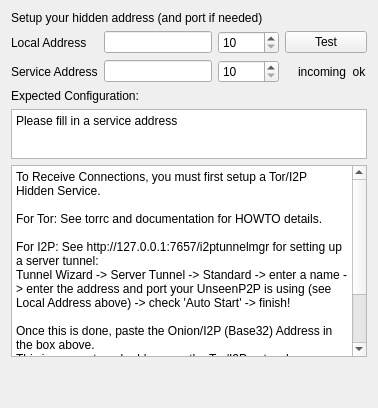
         <widget class="QWidget" name="hiddenServiceTabIncoming">
          <attribute name="title">
           <string>Incoming</string>
          </attribute>
          <layout class="QVBoxLayout" name="hiddenServiceTabIncomingVLayout">
           <item>
            <widget class="QLabel" name="hiddenpage_inHeader">
             <property name="text">
              <string>&lt;html&gt;&lt;head/&gt;&lt;body&gt;&lt;p&gt;Setup your hidden address (and port if needed)&lt;/p&gt;&lt;/body&gt;&lt;/html&gt;</string>
             </property>
            </widget>
           </item>
           <item>
            <layout class="QGridLayout" name="incomingAddressGLayout">
             <item row="0" column="2">
              <widget class="QSpinBox" name="hiddenpage_localPort">
               <property name="minimum">
                <number>10</number>
               </property>
               <property name="maximum">
                <number>65535</number>
               </property>
              </widget>
             </item>
             <item row="0" column="3">
              <layout class="QHBoxLayout" name="testIncomingHLayout">
               <item>
                <widget class="QPushButton" name="testIncoming_PB">
                 <property name="toolTip">
                  <string>&lt;html&gt;&lt;head/&gt;&lt;body&gt;&lt;p&gt;This button simulates a SSL connection to your hidden address using the corresponding proxy. If your hidden node is reachable, it should cause a SSL handshake error, which UnseenP2P will interpret as a valid connection state. This operation might also cause several &amp;quot;security warning&amp;quot; about connections from your local host IP (127.0.0.1) in the News Feed if you enabled it, which you should interpret as a sign of good communication.&lt;/p&gt;&lt;/body&gt;&lt;/html&gt;</string>
                 </property>
                 <property name="text">
                  <string>Test</string>
                 </property>
                </widget>
               </item>
              </layout>
             </item>
             <item row="1" column="2">
              <widget class="QSpinBox" name="hiddenpage_servicePort">
               <property name="minimum">
                <number>10</number>
               </property>
               <property name="maximum">
                <number>65535</number>
               </property>
              </widget>
             </item>
             <item row="1" column="0">
              <widget class="QLabel" name="l_serviceAddress">
               <property name="text">
                <string>Service Address</string>
               </property>
              </widget>
             </item>
             <item row="0" column="0">
              <widget class="QLabel" name="l_localAddress">
               <property name="text">
                <string>Local Address</string>
               </property>
              </widget>
             </item>
             <item row="1" column="1">
              <widget class="QLineEdit" name="hiddenpage_serviceAddress">
               <property name="toolTip">
                <string>&lt;html&gt;&lt;head/&gt;&lt;body&gt;&lt;p&gt;This is your hidden address. It should look like &lt;span style=&quot; font-weight:600;&quot;&gt;[something].onion&lt;/span&gt; or &lt;span style=&quot; font-weight:600;&quot;&gt;[something].b32.i2p. &lt;/span&gt;If you configured a hidden service with Tor, the onion address is generated automatically by Tor. You can get it in e.g. &lt;span style=&quot; font-weight:600;&quot;&gt;/var/lib/tor/[service name]/hostname&lt;/span&gt;. For I2P: Setup a server tunnel ( http://127.0.0.1:7657/i2ptunnelmgr ) and copy it's base32 address when it is started (should end with .b32.i2p)&lt;/p&gt;&lt;/body&gt;&lt;/html&gt;</string>
               </property>
              </widget>
             </item>
             <item row="0" column="1">
              <widget class="QLineEdit" name="hiddenpage_localAddress">
               <property name="toolTip">
                <string>&lt;html&gt;&lt;head/&gt;&lt;body&gt;&lt;p&gt;This is the local address to which the hidden service points at your localhost. Most of the time, &lt;span style=&quot; font-weight:600;&quot;&gt;127.0.0.1&lt;/span&gt; is the right answer.&lt;/p&gt;&lt;/body&gt;&lt;/html&gt;</string>
               </property>
              </widget>
             </item>
             <item row="1" column="3">
              <layout class="QHBoxLayout" name="serviceIncomingHLayout">
               <item>
                <widget class="QLabel" name="iconlabel_service_incoming">
                 <property name="maximumSize">
                  <size>
                   <width>16</width>
                   <height>16</height>
                  </size>
                 </property>
                 <property name="text">
                  <string/>
                 </property>
                 <property name="pixmap">
                  <pixmap resource="../images.qrc">:/images/ledoff1.png</pixmap>
                 </property>
                </widget>
               </item>
               <item>
                <widget class="QLabel" name="l_incomingTestResult">
                 <property name="toolTip">
                  <string>&lt;html&gt;&lt;head/&gt;&lt;body&gt;&lt;p&gt;This led turns green only if you launch an active test using the above button. &lt;/p&gt;&lt;p&gt;When it does, it means that your hidden node can be reached from anywhere, using the Tor (resp. I2P) &lt;/p&gt;&lt;p&gt;network. Congratulations!&lt;/p&gt;&lt;/body&gt;&lt;/html&gt;</string>
                 </property>
                 <property name="text">
                  <string>incoming  ok</string>
                 </property>
                </widget>
               </item>
              </layout>
             </item>
            </layout>
           </item>
           <item>
            <layout class="QVBoxLayout" name="hiddenpage_configurationVLayout">
             <item>
              <widget class="QLabel" name="l_hiddenpage_configuration">
               <property name="text">
                <string>Expected Configuration:</string>
               </property>
              </widget>
             </item>
             <item>
              <widget class="QPlainTextEdit" name="hiddenpage_configuration">
               <property name="sizePolicy">
                <sizepolicy hsizetype="Expanding" vsizetype="Minimum">
                 <horstretch>0</horstretch>
                 <verstretch>0</verstretch>
                </sizepolicy>
               </property>
               <property name="minimumSize">
                <size>
                 <width>0</width>
                 <height>10</height>
                </size>
               </property>
               <property name="maximumSize">
                <size>
                 <width>16777215</width>
                 <height>50</height>
                </size>
               </property>
               <property name="verticalScrollBarPolicy">
                <enum>Qt::ScrollBarAlwaysOff</enum>
               </property>
               <property name="readOnly">
                <bool>true</bool>
               </property>
               <property name="plainText">
                <string>Please fill in a service address</string>
               </property>
              </widget>
             </item>
            </layout>
           </item>
           <item>
            <widget class="QPlainTextEdit" name="hiddenpageInHelpPlainTextEdit">
             <property name="sizePolicy">
              <sizepolicy hsizetype="Expanding" vsizetype="Expanding">
               <horstretch>0</horstretch>
               <verstretch>0</verstretch>
              </sizepolicy>
             </property>
             <property name="maximumSize">
              <size>
               <width>16777215</width>
               <height>16777215</height>
              </size>
             </property>
             <property name="readOnly">
              <bool>true</bool>
             </property>
             <property name="plainText">
              <string>To Receive Connections, you must first setup a Tor/I2P Hidden Service. 

For Tor: See torrc and documentation for HOWTO details.

For I2P: See http://127.0.0.1:7657/i2ptunnelmgr for setting up a server tunnel:
Tunnel Wizard -&gt; Server Tunnel -&gt; Standard -&gt; enter a name -&gt; enter the address and port your UnseenP2P is using (see Local Address above) -&gt; check 'Auto Start' -&gt; finish!

Once this is done, paste the Onion/I2P (Base32) Address in the box above.
This is your external address on the Tor/I2P network.
Finally make sure that the Ports match the configuration.

If you have issues connecting over Tor check the Tor logs too.</string>
             </property>
            </widget>
           </item>
           <item>
            <spacer name="vspacerHiddenIn">
             <property name="orientation">
              <enum>Qt::Vertical</enum>
             </property>
             <property name="sizeHint" stdset="0">
              <size>
               <width>20</width>
               <height>40</height>
              </size>
             </property>
            </spacer>
           </item>
          </layout>
         </widget>
